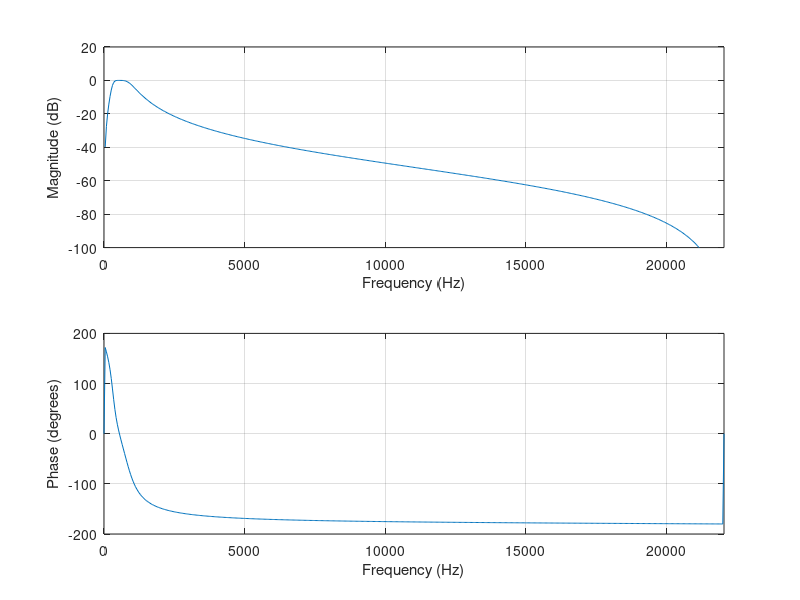

Recreate this plot in MATLAB.
%IIR

fc1 = 300;
fc2 = 1000;
fs = 44100;


[b,a] = butter(2,[(fc1/22050) (fc2/22050)], 'bandpass');

freqz(5*b,5*a,[],fs)

subplot(2,1,1)
ylim([-100 20])